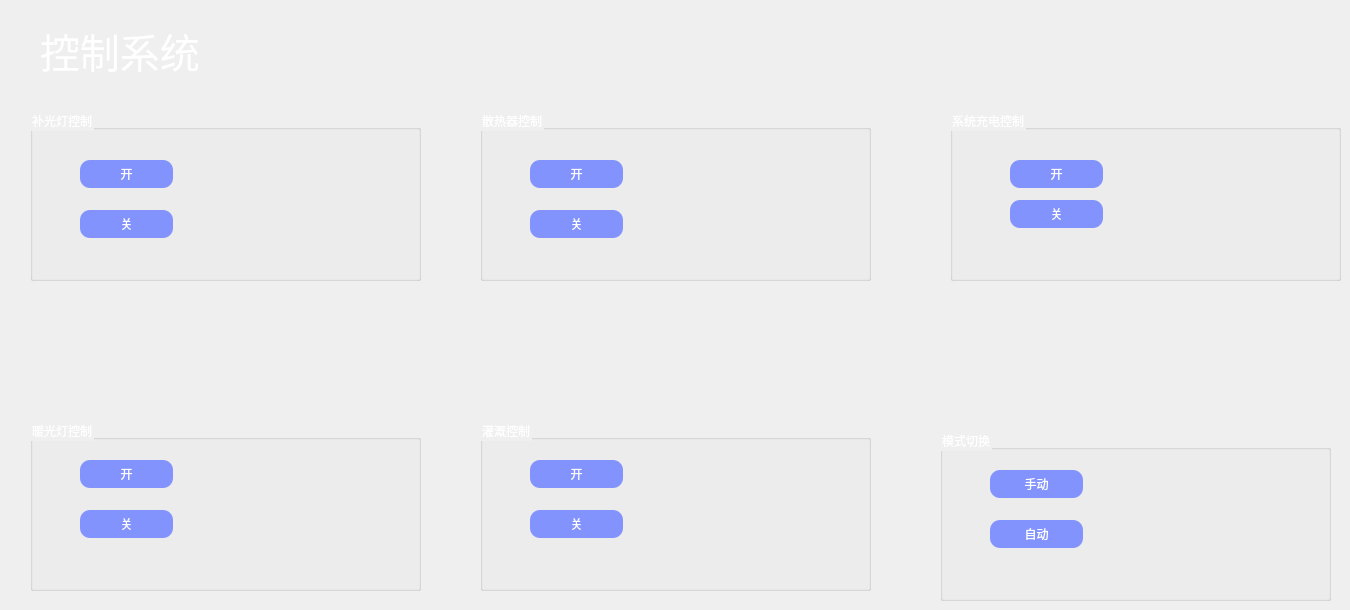
   <widget class="QWidget" name="tab_2">
    <attribute name="title">
     <string>控制系统</string>
    </attribute>
    <widget class="QGroupBox" name="groupBox">
     <property name="geometry">
      <rect>
       <x>30</x>
       <y>110</y>
       <width>391</width>
       <height>171</height>
      </rect>
     </property>
     <property name="styleSheet">
      <string notr="true">font: 22 18pt &quot;等线 Light&quot;;
color: rgb(255, 255, 255);</string>
     </property>
     <property name="title">
      <string>补光灯控制</string>
     </property>
     <widget class="QPushButton" name="pushButton">
      <property name="geometry">
       <rect>
        <x>50</x>
        <y>100</y>
        <width>93</width>
        <height>28</height>
       </rect>
      </property>
      <property name="styleSheet">
       <string notr="true">#pushButton{
    color:#ffffff;
    border: none;
    background-color:#8293fd;
    border-radius: 10px;
	font: 87 14pt &quot;Arial Black&quot;;
}
#pushButton:hover{
    color:#ffffff;
    border: none;
    background-color:#4861fb;
    border-radius: 10px;
}
#pushButton:pressed{
    color:#ffffff;
    border: none;
    background-color:#8293fd;
    border-radius: 10px;
}
</string>
      </property>
      <property name="text">
       <string>关</string>
      </property>
     </widget>
     <widget class="QPushButton" name="pushButton_2">
      <property name="geometry">
       <rect>
        <x>50</x>
        <y>50</y>
        <width>93</width>
        <height>28</height>
       </rect>
      </property>
      <property name="styleSheet">
       <string notr="true">#pushButton_2{
    color:#ffffff;
    border: none;
    background-color:#8293fd;
    border-radius: 10px;
	font: 87 14pt &quot;Arial Black&quot;;
}
#pushButton_2:hover{
    color:#ffffff;
    border: none;
    background-color:#4861fb;
    border-radius: 10px;
}
#pushButton_2:pressed{
    color:#ffffff;
    border: none;
    background-color:#8293fd;
    border-radius: 10px;
}
</string>
      </property>
      <property name="text">
       <string>开</string>
      </property>
     </widget>
     <widget class="QLabel" name="label_23">
      <property name="geometry">
       <rect>
        <x>200</x>
        <y>30</y>
        <width>121</width>
        <height>111</height>
       </rect>
      </property>
      <property name="styleSheet">
       <string notr="true">image: url(:/pic/icon_1/a-buguangdengxian_huaban1_huaban12.png);</string>
      </property>
      <property name="text">
       <string/>
      </property>
     </widget>
    </widget>
    <widget class="QGroupBox" name="groupBox_2">
     <property name="geometry">
      <rect>
       <x>30</x>
       <y>420</y>
       <width>391</width>
       <height>171</height>
      </rect>
     </property>
     <property name="styleSheet">
      <string notr="true">font: 22 18pt &quot;等线 Light&quot;;
color: rgb(255, 255, 255);</string>
     </property>
     <property name="title">
      <string>暖光灯控制</string>
     </property>
     <widget class="QPushButton" name="pushButton_3">
      <property name="geometry">
       <rect>
        <x>50</x>
        <y>90</y>
        <width>93</width>
        <height>28</height>
       </rect>
      </property>
      <property name="styleSheet">
       <string notr="true">#pushButton_3{
    color:#ffffff;
    border: none;
    background-color:#8293fd;
    border-radius: 10px;
	font: 87 14pt &quot;Arial Black&quot;;
}
#pushButton_3:hover{
    color:#ffffff;
    border: none;
    background-color:#4861fb;
    border-radius: 10px;
}
#pushButton_3:pressed{
    color:#ffffff;
    border: none;
    background-color:#8293fd;
    border-radius: 10px;
}
</string>
      </property>
      <property name="text">
       <string>关</string>
      </property>
     </widget>
     <widget class="QPushButton" name="pushButton_4">
      <property name="geometry">
       <rect>
        <x>50</x>
        <y>40</y>
        <width>93</width>
        <height>28</height>
       </rect>
      </property>
      <property name="styleSheet">
       <string notr="true">#pushButton_4{
    color:#ffffff;
    border: none;
    background-color:#8293fd;
    border-radius: 10px;
	font: 87 14pt &quot;Arial Black&quot;;
}
#pushButton_4:hover{
    color:#ffffff;
    border: none;
    background-color:#4861fb;
    border-radius: 10px;
}
#pushButton_4:pressed{
    color:#ffffff;
    border: none;
    background-color:#8293fd;
    border-radius: 10px;
}
</string>
      </property>
      <property name="text">
       <string>开</string>
      </property>
     </widget>
     <widget class="QLabel" name="label_24">
      <property name="geometry">
       <rect>
        <x>210</x>
        <y>30</y>
        <width>121</width>
        <height>111</height>
       </rect>
      </property>
      <property name="styleSheet">
       <string notr="true">image: url(:/pic/icon_1/bulb12.png);</string>
      </property>
      <property name="text">
       <string/>
      </property>
     </widget>
    </widget>
    <widget class="QGroupBox" name="groupBox_3">
     <property name="geometry">
      <rect>
       <x>480</x>
       <y>110</y>
       <width>391</width>
       <height>171</height>
      </rect>
     </property>
     <property name="styleSheet">
      <string notr="true">font: 22 18pt &quot;等线 Light&quot;;
color: rgb(255, 255, 255);</string>
     </property>
     <property name="title">
      <string>散热器控制</string>
     </property>
     <widget class="QPushButton" name="fan_offpushButton">
      <property name="geometry">
       <rect>
        <x>50</x>
        <y>100</y>
        <width>93</width>
        <height>28</height>
       </rect>
      </property>
      <property name="styleSheet">
       <string notr="true">#fan_offpushButton{
    color:#ffffff;
    border: none;
    background-color:#8293fd;
    border-radius: 10px;
	font: 87 14pt &quot;Arial Black&quot;;
}
#fan_offpushButton:hover{
    color:#ffffff;
    border: none;
    background-color:#4861fb;
    border-radius: 10px;
}
#fan_offpushButton:pressed{
    color:#ffffff;
    border: none;
    background-color:#8293fd;
    border-radius: 10px;
}
</string>
      </property>
      <property name="text">
       <string>关</string>
      </property>
     </widget>
     <widget class="QPushButton" name="fan_onpushButton">
      <property name="geometry">
       <rect>
        <x>50</x>
        <y>50</y>
        <width>93</width>
        <height>28</height>
       </rect>
      </property>
      <property name="styleSheet">
       <string notr="true">#fan_onpushButton{
    color:#ffffff;
    border: none;
    background-color:#8293fd;
    border-radius: 10px;
	font: 87 14pt &quot;Arial Black&quot;;
}
#fan_onpushButton:hover{
    color:#ffffff;
    border: none;
    background-color:#4861fb;
    border-radius: 10px;
}
#fan_onpushButton:pressed{
    color:#ffffff;
    border: none;
    background-color:#8293fd;
    border-radius: 10px;
}
</string>
      </property>
      <property name="text">
       <string>开</string>
      </property>
     </widget>
     <widget class="QLabel" name="label_25">
      <property name="geometry">
       <rect>
        <x>220</x>
        <y>30</y>
        <width>121</width>
        <height>111</height>
       </rect>
      </property>
      <property name="styleSheet">
       <string notr="true">image: url(:/pic/icon_1/fengshan1.png);</string>
      </property>
      <property name="text">
       <string/>
      </property>
     </widget>
    </widget>
    <widget class="QGroupBox" name="groupBox_4">
     <property name="geometry">
      <rect>
       <x>480</x>
       <y>420</y>
       <width>391</width>
       <height>171</height>
      </rect>
     </property>
     <property name="styleSheet">
      <string notr="true">font: 22 18pt &quot;等线 Light&quot;;
color: rgb(255, 255, 255);</string>
     </property>
     <property name="title">
      <string>灌溉控制</string>
     </property>
     <widget class="QPushButton" name="pushButton_7">
      <property name="geometry">
       <rect>
        <x>50</x>
        <y>90</y>
        <width>93</width>
        <height>28</height>
       </rect>
      </property>
      <property name="styleSheet">
       <string notr="true">#pushButton_7{
    color:#ffffff;
    border: none;
    background-color:#8293fd;
    border-radius: 10px;
	font: 87 14pt &quot;Arial Black&quot;;
}
#pushButton_7:hover{
    color:#ffffff;
    border: none;
    background-color:#4861fb;
    border-radius: 10px;
}
#pushButton_7:pressed{
    color:#ffffff;
    border: none;
    background-color:#8293fd;
    border-radius: 10px;
}
</string>
      </property>
      <property name="text">
       <string>关</string>
      </property>
     </widget>
     <widget class="QPushButton" name="pushButton_8">
      <property name="geometry">
       <rect>
        <x>50</x>
        <y>40</y>
        <width>93</width>
        <height>28</height>
       </rect>
      </property>
      <property name="styleSheet">
       <string notr="true">#pushButton_8{
    color:#ffffff;
    border: none;
    background-color:#8293fd;
    border-radius: 10px;
	font: 87 14pt &quot;Arial Black&quot;;
}
#pushButton_8:hover{
    color:#ffffff;
    border: none;
    background-color:#4861fb;
    border-radius: 10px;
}
#pushButton_8:pressed{
    color:#ffffff;
    border: none;
    background-color:#8293fd;
    border-radius: 10px;
}
</string>
      </property>
      <property name="text">
       <string>开</string>
      </property>
     </widget>
     <widget class="QLabel" name="label_26">
      <property name="geometry">
       <rect>
        <x>210</x>
        <y>40</y>
        <width>121</width>
        <height>111</height>
       </rect>
      </property>
      <property name="styleSheet">
       <string notr="true">image: url(:/pic/icon_1/shuibeng12.png);</string>
      </property>
      <property name="text">
       <string/>
      </property>
     </widget>
    </widget>
    <widget class="QGroupBox" name="groupBox_5">
     <property name="geometry">
      <rect>
       <x>950</x>
       <y>110</y>
       <width>391</width>
       <height>171</height>
      </rect>
     </property>
     <property name="styleSheet">
      <string notr="true">font: 22 18pt &quot;等线 Light&quot;;
color: rgb(255, 255, 255);</string>
     </property>
     <property name="title">
      <string>系统充电控制</string>
     </property>
     <widget class="QPushButton" name="pushButton_9">
      <property name="geometry">
       <rect>
        <x>60</x>
        <y>50</y>
        <width>93</width>
        <height>28</height>
       </rect>
      </property>
      <property name="styleSheet">
       <string notr="true">#pushButton_9{
    color:#ffffff;
    border: none;
    background-color:#8293fd;
    border-radius: 10px;
	font: 87 14pt &quot;Arial Black&quot;;
}
#pushButton_9:hover{
    color:#ffffff;
    border: none;
    background-color:#4861fb;
    border-radius: 10px;
}
#pushButton_9:pressed{
    color:#ffffff;
    border: none;
    background-color:#8293fd;
    border-radius: 10px;
}
</string>
      </property>
      <property name="text">
       <string>开</string>
      </property>
     </widget>
     <widget class="QPushButton" name="pushButton_10">
      <property name="geometry">
       <rect>
        <x>60</x>
        <y>90</y>
        <width>93</width>
        <height>28</height>
       </rect>
      </property>
      <property name="styleSheet">
       <string notr="true">#pushButton_10{
    color:#ffffff;
    border: none;
    background-color:#8293fd;
    border-radius: 10px;
	font: 87 14pt &quot;Arial Black&quot;;
}
#pushButton_10:hover{
    color:#ffffff;
    border: none;
    background-color:#4861fb;
    border-radius: 10px;
}
#pushButton_10:pressed{
    color:#ffffff;
    border: none;
    background-color:#8293fd;
    border-radius: 10px;
}
</string>
      </property>
      <property name="text">
       <string>关</string>
      </property>
     </widget>
     <widget class="QLabel" name="label_27">
      <property name="geometry">
       <rect>
        <x>210</x>
        <y>20</y>
        <width>121</width>
        <height>111</height>
       </rect>
      </property>
      <property name="styleSheet">
       <string notr="true">image: url(:/pic/icon_1/bf-icon-battery_empty.png);</string>
      </property>
      <property name="text">
       <string/>
      </property>
     </widget>
    </widget>
    <widget class="QGroupBox" name="groupBox_6">
     <property name="geometry">
      <rect>
       <x>940</x>
       <y>430</y>
       <width>391</width>
       <height>171</height>
      </rect>
     </property>
     <property name="styleSheet">
      <string notr="true">font: 22 18pt &quot;等线 Light&quot;;
color: rgb(255, 255, 255);</string>
     </property>
     <property name="title">
      <string>模式切换</string>
     </property>
     <widget class="QPushButton" name="pushButton_11">
      <property name="geometry">
       <rect>
        <x>50</x>
        <y>90</y>
        <width>93</width>
        <height>28</height>
       </rect>
      </property>
      <property name="styleSheet">
       <string notr="true">#pushButton_11{
    color:#ffffff;
    border: none;
    background-color:#8293fd;
    border-radius: 10px;
	font: 87 14pt &quot;Arial Black&quot;;
}
#pushButton_11:hover{
    color:#ffffff;
    border: none;
    background-color:#4861fb;
    border-radius: 10px;
}
#pushButton_11:pressed{
    color:#ffffff;
    border: none;
    background-color:#8293fd;
    border-radius: 10px;
}
</string>
      </property>
      <property name="text">
       <string>自动</string>
      </property>
     </widget>
     <widget class="QPushButton" name="pushButton_12">
      <property name="geometry">
       <rect>
        <x>50</x>
        <y>40</y>
        <width>93</width>
        <height>28</height>
       </rect>
      </property>
      <property name="styleSheet">
       <string notr="true">#pushButton_12{
    color:#ffffff;
    border: none;
    background-color:#8293fd;
    border-radius: 10px;
	font: 87 14pt &quot;Arial Black&quot;;
}
#pushButton_12:hover{
    color:#ffffff;
    border: none;
    background-color:#4861fb;
    border-radius: 10px;
}
#pushButton_12:pressed{
    color:#ffffff;
    border: none;
    background-color:#8293fd;
    border-radius: 10px;
}
</string>
      </property>
      <property name="text">
       <string>手动</string>
      </property>
     </widget>
     <widget class="QLabel" name="label_28">
      <property name="geometry">
       <rect>
        <x>200</x>
        <y>30</y>
        <width>121</width>
        <height>111</height>
       </rect>
      </property>
      <property name="styleSheet">
       <string notr="true">image: url(:/pic/icon_1/shoudongmoshi.png);</string>
      </property>
      <property name="text">
       <string/>
      </property>
     </widget>
    </widget>
    <widget class="QLabel" name="label_134">
     <property name="geometry">
      <rect>
       <x>40</x>
       <y>20</y>
       <width>221</width>
       <height>60</height>
      </rect>
     </property>
     <property name="font">
      <font>
       <family>楷体</family>
       <pointsize>30</pointsize>
       <weight>50</weight>
       <bold>false</bold>
      </font>
     </property>
     <property name="styleSheet">
      <string notr="true">color: rgb(255, 255, 255);

</string>
     </property>
     <property name="text">
      <string>控制系统</string>
     </property>
    </widget>
   </widget>
